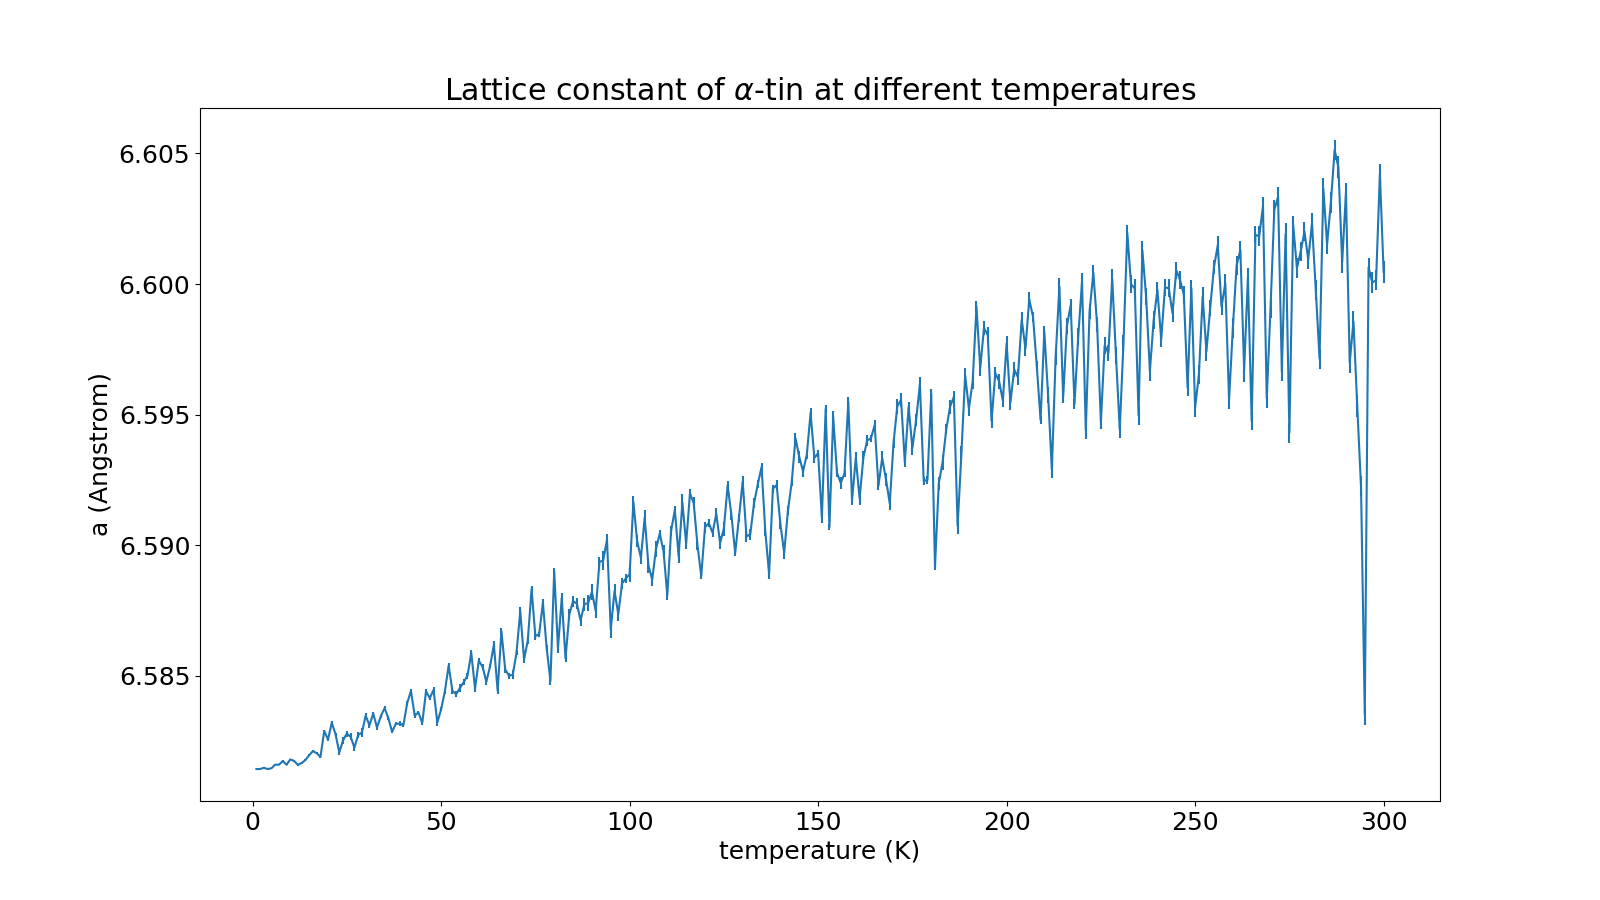

The script that saved this image:
import observables
import matplotlib.pyplot as plt
import numpy as np
import pandas as pd

replot = True

if not replot:
    mean_a_list, error_a_list = [], []

    for temperature in range(1, 301):
        print(f"Caculating lattice constant for T = {temperature}", end="\r")
        phase = "alpha"
        natom_per_cell = 8 if phase == "alpha" else 4
        natom = 5**3 * natom_per_cell
        warmup = 20000

        axs, ays, azs = observables.read_a(natom, phase, temperature)
        mean_a, error_a = observables.cal_mean_and_error(axs, warmup)
        mean_a_list.append(mean_a)
        error_a_list.append(error_a)

    print()

else:
    lattice_constant_pd = pd.read_csv("lattice_constant_vs_T.csv")
    mean_a_list = np.array(lattice_constant_pd["a"])
    error_a_list = np.array(lattice_constant_pd["error"])


def plot():
    plt.rcParams.update({'font.size': 18})
    fig = plt.figure(figsize = (16, 9))
    ax = fig.gca()
    ax.set_title(rf"Lattice constant of $\alpha$-tin at different temperatures")
    ax.set_xlabel("temperature (K)")
    ax.set_ylabel("a (Angstrom)")
    ax.errorbar(range(1, 301), mean_a_list, error_a_list)
    ax.ticklabel_format(useOffset=False, style='plain')
    fig.savefig(f"lattice_constant_vs_T.png")


def output():
    lattice_constant_pd = []
    for temperature in range(1, 301):
        lattice_constant_pd.append({"temperature": temperature, "a": mean_a_list[temperature-1], "error": error_a_list[temperature-1]})
        df = pd.DataFrame(lattice_constant_pd)
        df.to_csv("lattice_constant_vs_T.csv", index=False)

plot()
output()